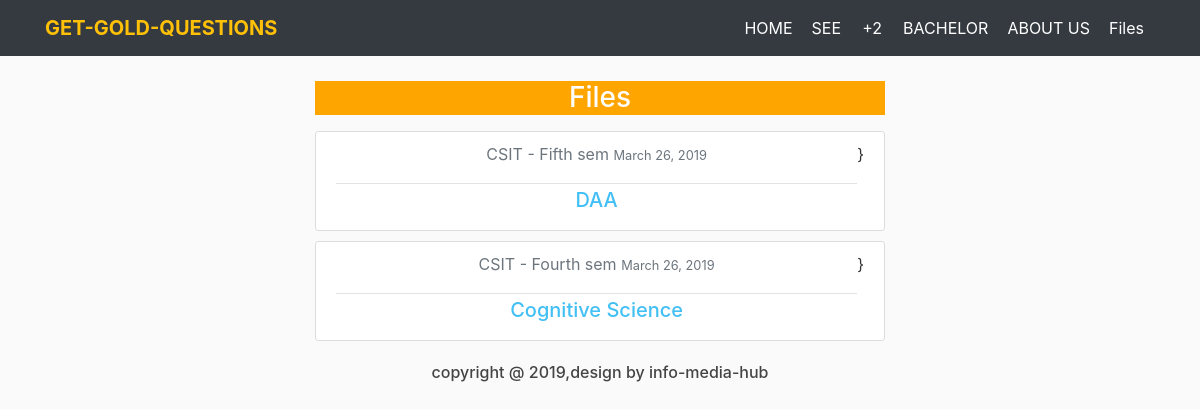
The page /files/ on the database as committed earlier.
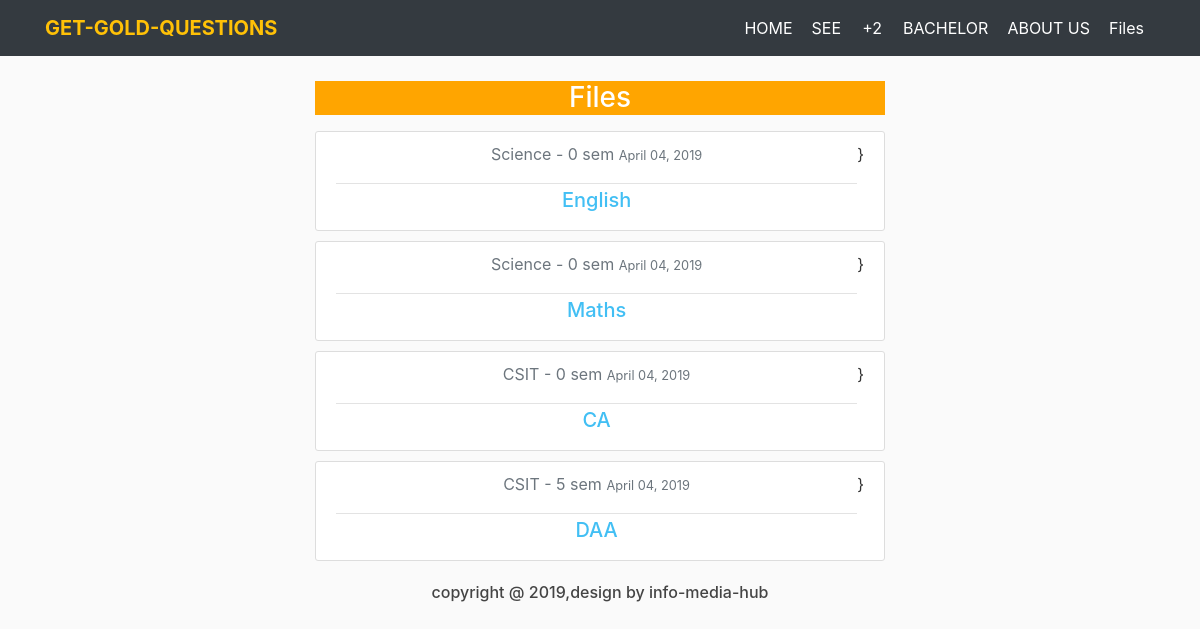
The same page on the database as committed later.
### website/models.py (models this page shows, shortened)
class Questions(models.Model):
	name = models.CharField(max_length=125)
	level = models.CharField(max_length=75)
	year = models.IntegerField()
	faculty = models.CharField(max_length=75)
	semester = models.IntegerField()
	subject = models.CharField(max_length=100)
	date_posted = models.DateTimeField(default=timezone.now)
	file = models.FileField()

### website/views.py (the view)
# urls.py: path('files/', FilesView.as_view(), name="files-view"),
class FilesView(ListView):
	model = Questions
	template_name = "website/files.html"
	context_object_name= 'files'
	ordering = ['-date_posted']
	paginate_by = 5

### website/templates/website/files.html (shortened to what this page needs)
{% extends 'website/base.html' %}
{% load static %}
    {% block body %}
<link rel="stylesheet" type="text/css" href="{% static 'website/msg.css' %}">
<div class="container">
      <div class = 'row' style="margin-top: 65px" >
        <div class= 'col-sm' style="padding-left: 25%; padding-right: 25%; text-align: center;" >
        	<p><center><h3 style ="background-color:orange; color:white">Files</h3></center></p>
          {% for file in files %}
        <article class="media content-section" style="margin-top: 10px">
          <div class="media-body">
            <div class="article-metadata">
              <p class="text-muted">{{ file.faculty }} - {{ file.semester }} sem
              <small class="text-muted">{{ file.date_posted|date:"F d, Y" }}</small></p>
            </div>
            <h5><a style="color: #42bff4" class="article-title" href="{% url 'detail' file.id %}">{{ file.name }}</a></h5>
          </div>
              }
        </article>
        {% endfor %}
     </div>
     </div>
 </div>
{% endblock %}

### website/templates/website/base.html (shortened to what this page needs)
{% load static %}
<!DOCTYPE html>
<html lang="en">
<head>
	<link rel="stylesheet" type="text/css" href="{% static 'website/style.css' %}">
<link rel="stylesheet" href="https://maxcdn.bootstrapcdn.com/bootstrap/4.3.1/css/bootstrap.min.css">
<link rel="stylesheet" href="https://cdnjs.cloudflare.com/ajax/libs/font-awesome/4.7.0/css/font-awesome.min.css">
</head>
<body>
		<nav class="navbar navbar-expand-sm bg-dark navbar-dark fixed-top">
			<div class="container">
				<a href="{% url 'index' %}" class="navbar-brand text-warning font-weight-bold">GET-GOLD-QUESTIONS</a>
				<div class="collapse navbar-collapse" id="collapsenavbar">
					<ul class="navbar-nav text-center  ml-auto">
						<li class="nav-item"><a href="{% url 'index' %}" class="nav-link text-white"> HOME </a>
						</li>
						<li class="nav-item"><a href="#service" class="nav-link text-white"> SEE </a>
						</li>
						<li class="nav-item"><a href="#service" class="nav-link text-white"> +2 </a>
						</li>
						<li class="nav-item"><a href="#BACHELOR" class="nav-link text-white"> BACHELOR </a>
						</li>
						<li class="nav-item"><a href="#ourteam" class="nav-link text-white"> ABOUT US</a>
						</li>
						<li class="nav-item"><a href="{% url 'files-view' %}" class="nav-link text-white"> Files </a>
						</li>
					</ul>
				</div>
			</div>
		</nav>
		{% block body %}
		{% endblock %}
<footer class="footer" style="margin-top: 24px">
		<h6 class="text-center">copyright @ 2019,design by info-media-hub</h6>
	</footer>
</body>
</html>

### website/static/website/style.css (style rules this page uses)
ul li { margin-right: 3px; text-align: center; display: inline-block; }
ul li a { text-decoration: none; color: white; display: block; text-decoration: none; }
.footer { height: 15px; color: black; margin-top: 25px; }
.footer h6 { line-height: 15px; }

### website/static/website/msg.css (style rules this page uses)
body { background: #fafafa; color: #333333; }
h1, h2, h3, h4, h5, h6 { color: #444444; }
ul { margin: 0; }
.content-section { background: #ffffff; padding: 10px 20px; border: 1px solid #dddddd; border-radius: 3px; margin-bottom: 0px; }
.article-title { color: #444444; }
.article-metadata { padding-bottom: 1px; margin-bottom: 4px; border-bottom: 1px solid #e3e3e3 }

Rows that differ between the two databases and show on the page:
removed Questions: faculty "CSIT", semester "Fifth", date_posted "March 26, 2019", name "DAA"
removed Questions: faculty "CSIT", semester "Fourth", date_posted "March 26, 2019", name "Cognitive Science"
added Questions: faculty "Science", semester "0", date_posted "April 04, 2019", name "English"
added Questions: faculty "Science", semester "0", date_posted "April 04, 2019", name "Maths"
added Questions: faculty "CSIT", semester "0", date_posted "April 04, 2019", name "CA"
added Questions: faculty "CSIT", semester "5", date_posted "April 04, 2019", name "DAA"
